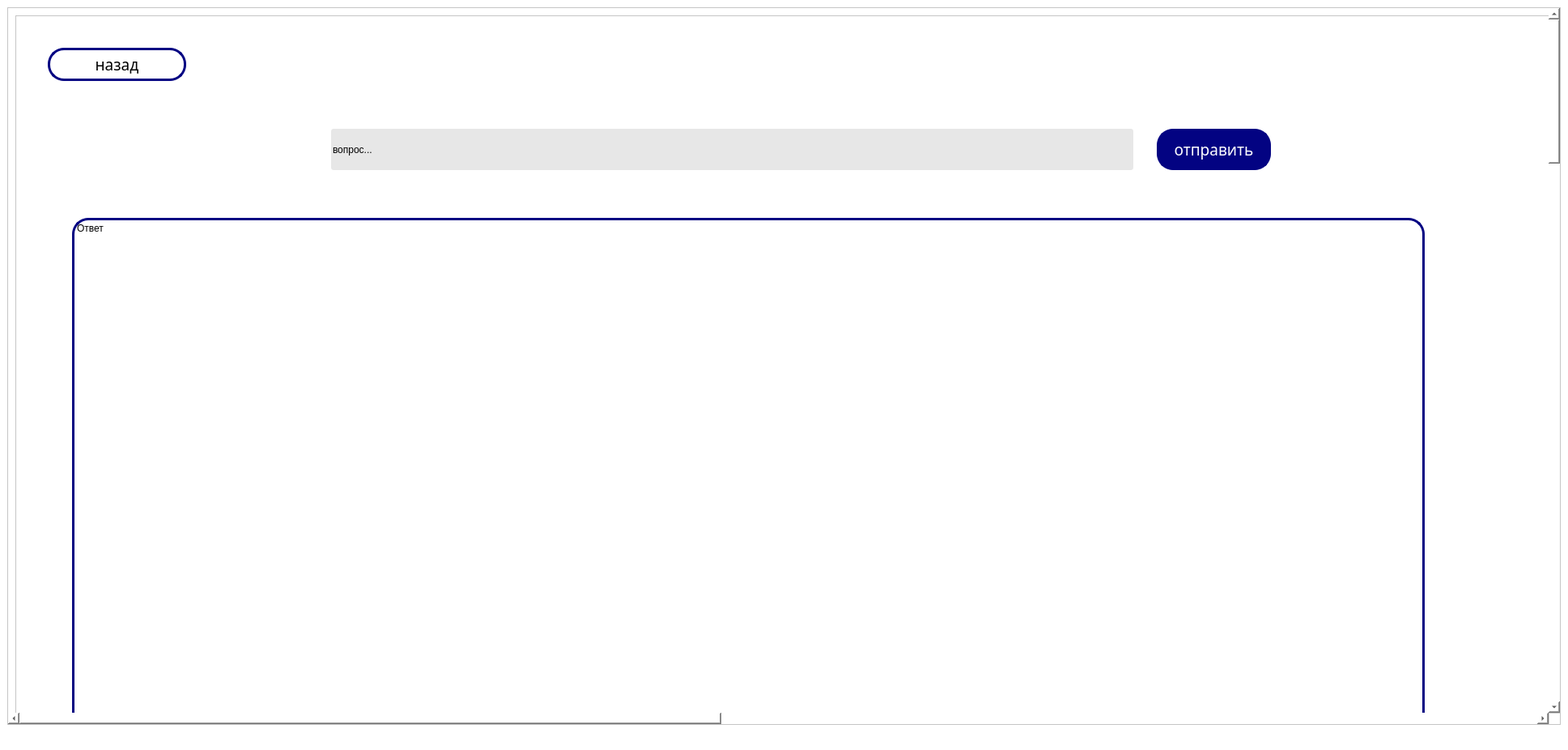
<?xml version="1.0" encoding="UTF-8"?>
<ui version="4.0">
 <class>MainWindow</class>
 <widget class="QMainWindow" name="MainWindow">
  <property name="geometry">
   <rect>
    <x>0</x>
    <y>0</y>
    <width>1937</width>
    <height>926</height>
   </rect>
  </property>
  <property name="windowTitle">
   <string>MainWindow</string>
  </property>
  <property name="styleSheet">
   <string notr="true">background-color: rgb(255, 255, 255);</string>
  </property>
  <widget class="QWidget" name="centralwidget">
   <property name="styleSheet">
    <string notr="true"/>
   </property>
   <layout class="QVBoxLayout" name="verticalLayout">
    <item>
     <widget class="QScrollArea" name="scrollArea">
      <property name="styleSheet">
       <string notr="true">QSCrollBar:vertical{
	boder:none;
	
	background-color: rgb(255, 239, 112);
	width: 14px;
	margin: 15px 0 15px 0;
	boder-radius: 0px;
}
QScrollBar::handle:vertical{
	background-color: rgb(86, 34, 103);
	min-height: 30px;
	border-radius: 7px;
}

QScrollBar::handle:vertical:hoverl{
	
	background-color: rgb(255, 85, 127);
}

QScrollBar::handle:vertical:pressed{
	
	background-color: rgb(55, 115, 255);
}

</string>
      </property>
      <property name="widgetResizable">
       <bool>true</bool>
      </property>
      <widget class="QWidget" name="scrollAreaWidgetContents">
       <property name="geometry">
        <rect>
         <x>0</x>
         <y>-31</y>
         <width>5018</width>
         <height>5018</height>
        </rect>
       </property>
       <layout class="QVBoxLayout" name="verticalLayout_2">
        <item>
         <widget class="QFrame" name="frame">
          <property name="minimumSize">
           <size>
            <width>5000</width>
            <height>5000</height>
           </size>
          </property>
          <property name="styleSheet">
           <string notr="true"/>
          </property>
          <property name="frameShape">
           <enum>QFrame::StyledPanel</enum>
          </property>
          <property name="frameShadow">
           <enum>QFrame::Raised</enum>
          </property>
          <widget class="QLabel" name="logoLabel">
           <property name="geometry">
            <rect>
             <x>280</x>
             <y>20</y>
             <width>281</width>
             <height>81</height>
            </rect>
           </property>
           <property name="text">
            <string/>
           </property>
          </widget>
          <widget class="QPushButton" name="backButton">
           <property name="geometry">
            <rect>
             <x>40</x>
             <y>40</y>
             <width>171</width>
             <height>41</height>
            </rect>
           </property>
           <property name="font">
            <font>
             <family>Sitka Text Semibold</family>
             <pointsize>14</pointsize>
             <weight>7</weight>
             <italic>false</italic>
             <bold>false</bold>
            </font>
           </property>
           <property name="styleSheet">
            <string notr="true">background-color: rgba(255, 255, 255);
                color: rgb(0, 0, 0);
                font: 63 14pt &quot;Sitka Text Semibold&quot;;
                border-radius: 20px;

                border-width:3px;
                border-style: solid;
                border-color:rgb(3, 3, 130);</string>
           </property>
           <property name="text">
            <string>назад</string>
           </property>
          </widget>
          <widget class="QLabel" name="textLabel">
           <property name="geometry">
            <rect>
             <x>70</x>
             <y>250</y>
             <width>1671</width>
             <height>1201</height>
            </rect>
           </property>
           <property name="styleSheet">
            <string notr="true">background-color: rgba(255, 255, 255);
color: rgb(0, 0, 0);
border-color: rgb(255, 255, 255);
font: 63 16pt &quot;Sitka Text Semibold&quot;;
 border-radius: 20px;

                border-width:3px;
                border-style: solid;
                border-color:rgb(3, 3, 130);</string>
           </property>
           <property name="text">
            <string>Ответ</string>
           </property>
           <property name="alignment">
            <set>Qt::AlignLeading|Qt::AlignLeft|Qt::AlignTop</set>
           </property>
          </widget>
          <widget class="QLineEdit" name="answerEdit">
           <property name="geometry">
            <rect>
             <x>390</x>
             <y>140</y>
             <width>991</width>
             <height>51</height>
            </rect>
           </property>
           <property name="styleSheet">
            <string notr="true">background-color: rgba(255, 255, 255);
color: rgb(0, 0, 0);
border-color: rgb(255, 255, 255);
font: 63 14pt &quot;Sitka Text Semibold&quot;;
background-color: rgba(194, 194, 194, 100);
border-radius: 3px;
</string>
           </property>
           <property name="text">
            <string>вопрос...</string>
           </property>
          </widget>
          <widget class="QPushButton" name="sendButton">
           <property name="geometry">
            <rect>
             <x>1410</x>
             <y>140</y>
             <width>141</width>
             <height>51</height>
            </rect>
           </property>
           <property name="font">
            <font>
             <family>Sitka Text Semibold</family>
             <pointsize>14</pointsize>
             <weight>7</weight>
             <italic>false</italic>
             <bold>false</bold>
            </font>
           </property>
           <property name="styleSheet">
            <string notr="true">background-color:rgb(3, 3, 130);
                color: rgb(255, 255, 255);
                font: 63 14pt &quot;Sitka Text Semibold&quot;;
                border-radius: 20px;

                border-width:3px;
                border-style: solid;
                border-color:rgb(3, 3, 130);</string>
           </property>
           <property name="text">
            <string>отправить</string>
           </property>
          </widget>
         </widget>
        </item>
       </layout>
      </widget>
     </widget>
    </item>
   </layout>
  </widget>
  <widget class="QMenuBar" name="menubar">
   <property name="geometry">
    <rect>
     <x>0</x>
     <y>0</y>
     <width>1937</width>
     <height>21</height>
    </rect>
   </property>
  </widget>
  <widget class="QStatusBar" name="statusbar"/>
 </widget>
 <resources/>
 <connections/>
</ui>
